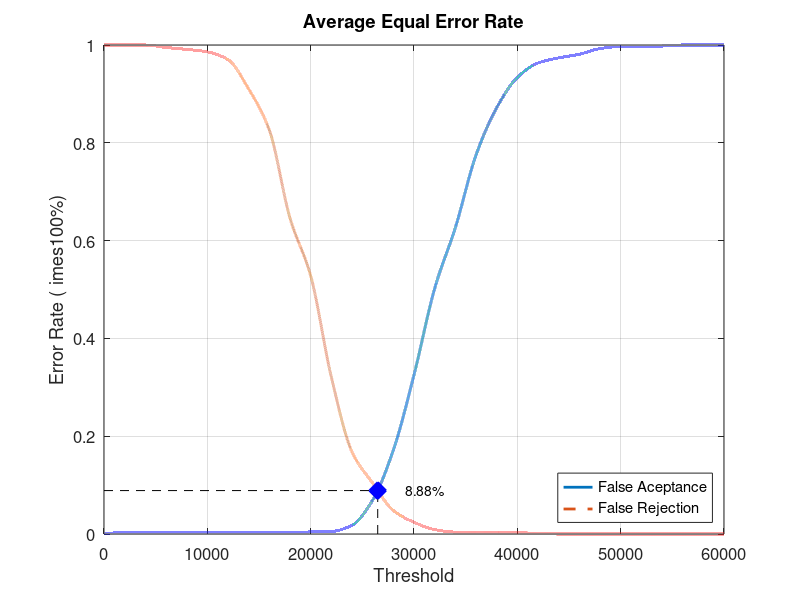
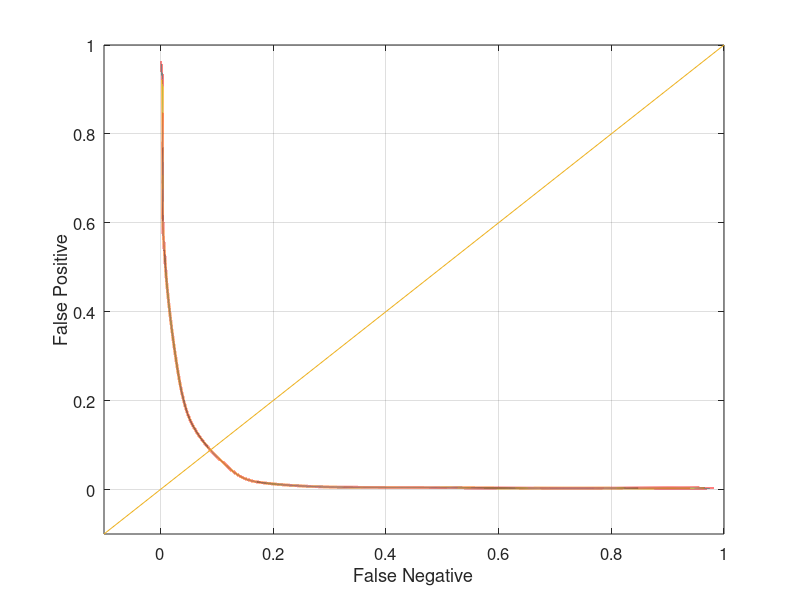

Here is the MATLAB script that generated these plots, in order:
close all;
clear;
clc;
x = 0:2000:60000;
xq = 0:0.5:60000;

y0 = [0 0.0031579 0.0031579 0.0031579 0.0031579 0.0031579 0.0031579 0.0031579 0.0031579 0.0031579 0.00421053 0.00526316 0.0178947 0.0694737 0.171579 0.325263 0.502105 0.626316 0.774737 0.871579 0.933684 0.963158 0.973684 0.981053 0.992632 0.996842 0.996842 0.997895 1 1 1]
yy0 = interp1(x, y0, xq, 'pchip');
y1 = [1 1 1 0.995 0.991 0.986 0.97 0.91 0.826 0.646 0.528 0.321 0.168 0.104 0.048 0.024 0.009 0.004 0.004 0.004 0.003 0.001 0 0 0 0 0 0 0 0 0]
yy1 = interp1(x, y1, xq, 'pchip');

% Calculating EER: 
y2 = abs(y0 - y1);
find(y2 == min(y2))
yy2 = abs(yy0 - yy1);
xEER = find(yy2 == min(yy2));
xEERIndex = xq(xEER) % X-axis EER
yEER = yy0(xEER) % Y-axis EER

main = figure
plot(xq, yy0,'-','LineWidth', 2);	hold on
plot(xq, yy1,'--','LineWidth', 2);	hold on
plot([xEERIndex xEERIndex], [0 yEER], 'k--');	hold on
plot([0 xEERIndex], [yEER yEER], 'k--');	hold on
plot(xEERIndex, yEER, 'bx', 'LineWidth', 10);	hold on
text(xEERIndex + 10 * xEERIndex / 100, yEER, [num2str(round((10000 * yEER)) / 100) '%'])
legend('False Aceptance', 'False Rejection', 'Location', 'SouthEast')
xlabel('Threshold')
ylabel('Error Rate (	imes100%)')
title('Average Equal Error Rate')
set(gca, 'FontSize', 12)
axis([0 60000 0 1])
grid on

print(main, 'Database2AverageMain', '-dpng');
FNRxFPR = figure('Color', [1 1 1]);
plot(yy1, yy0, '-', yy1, yy0, 'LineWidth', 2);
hold on
y = -0.1:0.1:1
plot(y, y); 
set(gca, 'FontSize', 12)
xlabel('False Negative')
ylabel('False Positive')
axis([-0.1 1 -0.1 1])
set(gca, 'FontSize', 12)
grid on

print(FNRxFPR, 'Database2AverageFNRxFPR','-dpng');
